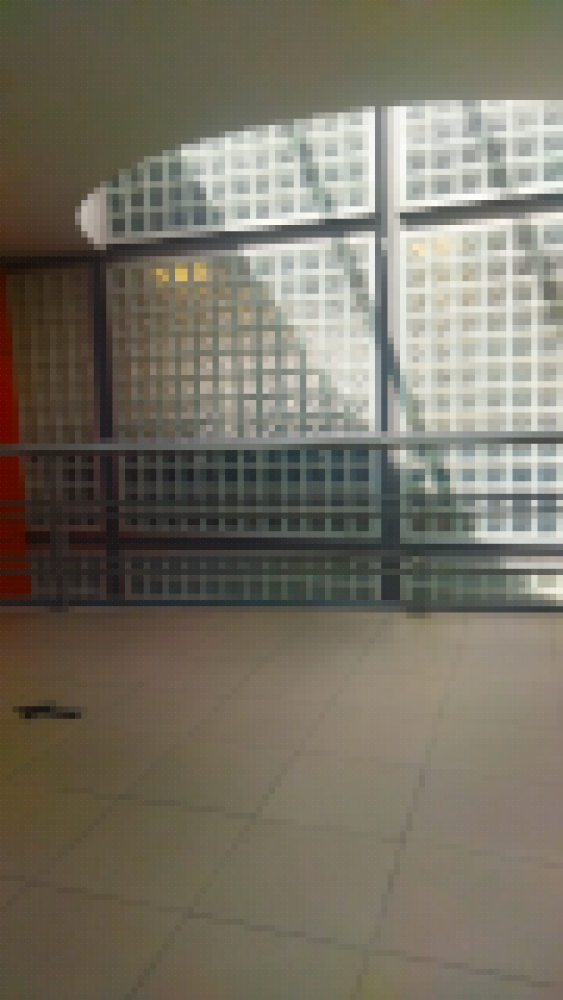
#> input picture test_images/foto-modificada.jpeg, 2250 x 4000 px (shown at 1/4 size)
$ python -i report_generator.py   (imports and definitions only)
#> lines starting #> are read from the running program, lines starting #| are printed output that depends on the picture
import cv2
import numpy as np
import base64
from io import BytesIO
from PIL import Image

class ReportGenerator:
    """
    Genera un reporte visual (imagen con zonas resaltadas)
    y un reporte textual con los resultados de los analizadores.
    """

    def __init__(self):
        pass

    def overlay_masks(self, orig_bgr, masks, alpha=0.4):
        """
        Superpone las máscaras de las zonas sospechosas sobre la imagen original.
        """
        overlay = orig_bgr.copy()
        for mask, color in masks:
            # Ajustar tamaño si la máscara no coincide
            if mask.shape[:2] != orig_bgr.shape[:2]:
                mask = cv2.resize(mask, (orig_bgr.shape[1], orig_bgr.shape[0]))
            colored = np.zeros_like(orig_bgr)
            colored[:, :] = color
            mask3 = (mask > 0).astype('uint8')[:, :, None]
            overlay = np.where(mask3, cv2.addWeighted(overlay, 1 - alpha, colored, alpha, 0), overlay)
        return overlay

    def to_base64(self, image_bgr):
        """
        Convierte una imagen BGR en cadena base64 para mostrar en HTML.
        """
        rgb = cv2.cvtColor(image_bgr, cv2.COLOR_BGR2RGB)
        pil = Image.fromarray(rgb)
        buf = BytesIO()
        pil.save(buf, format='PNG')
        return base64.b64encode(buf.getvalue()).decode('ascii')

    def generate(self, orig_bgr, results):
        """
        Combina resultados de análisis en un reporte visual y textual.
        """
        masks = []
        if "suspicious_mask" in results:
            masks.append((results["suspicious_mask"], (0, 0, 255)))  # rojo
        if "ela_mask" in results:
            masks.append((results["ela_mask"], (0, 255, 255)))  # amarillo

        overlay = self.overlay_masks(orig_bgr, masks)
        img_b64 = self.to_base64(overlay)

        text = {
            "cloning_count": results.get("cloning_count", 0),
            "cloning_confidence": results.get("cloning_confidence", 0.0),
            "ela_confidence": results.get("ela_confidence", 0.0),
            "metadata": results.get("metadata", {})
        }

        return {"image_base64": img_b64, "text_report": text}

>>> import cv2
>>> picture = cv2.imread('../../test_images/foto-modificada.jpeg', cv2.IMREAD_GRAYSCALE)
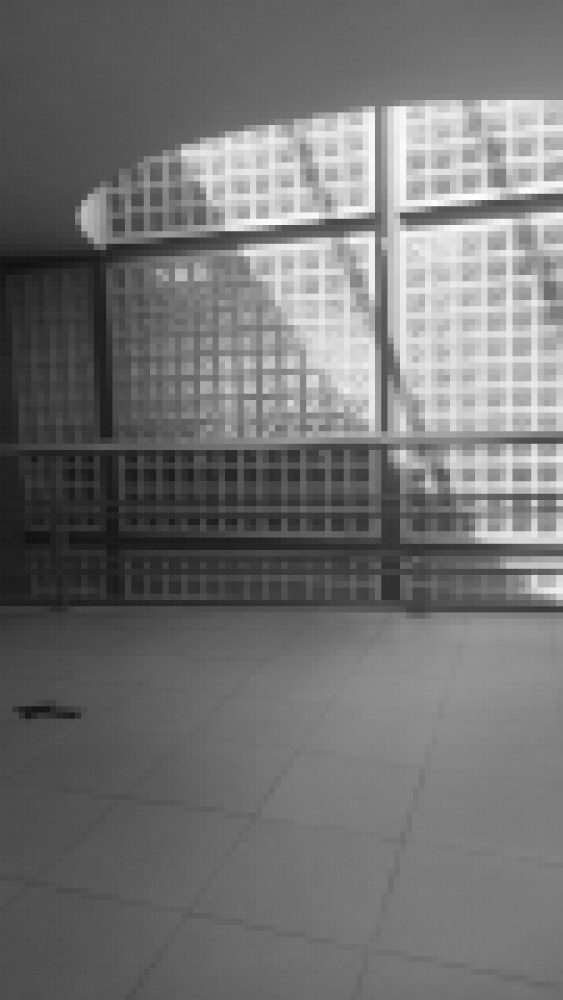
#> picture: shape (4000, 2250) (shown at 1/4 size); min 15, max 255, mean 114.4
>>> result = ReportGenerator().generate(picture, 'out.png')
#> (the run stopped early here; a loop or call above may not have finished)

$ run again, on test_images/imagen-con-filtro.jpeg
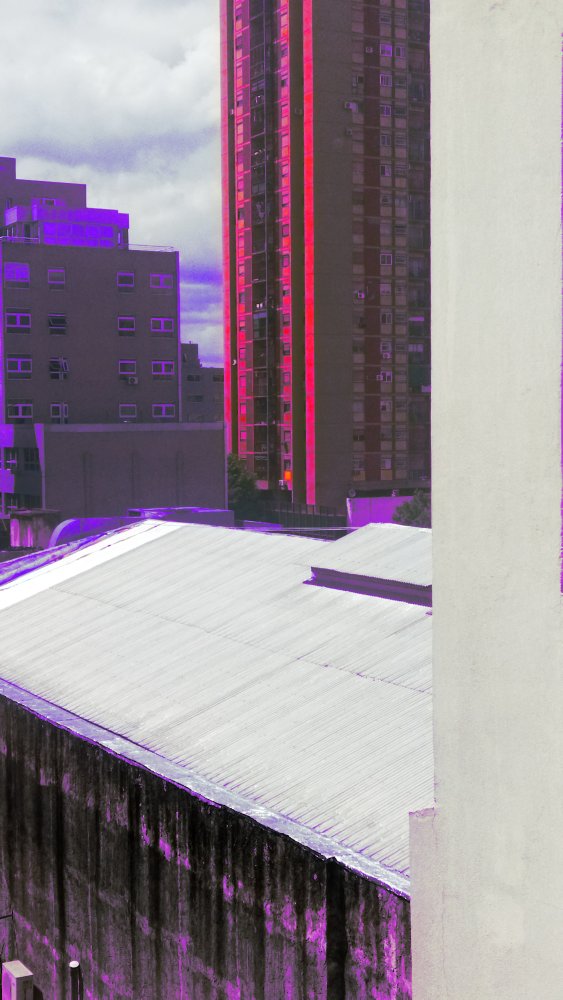
#> input picture test_images/imagen-con-filtro.jpeg, 2250 x 4000 px (shown at 1/4 size)
#> `picture = cv2.imread('../../test_images/foto-modificada.jpeg', cv2.IMR..`:
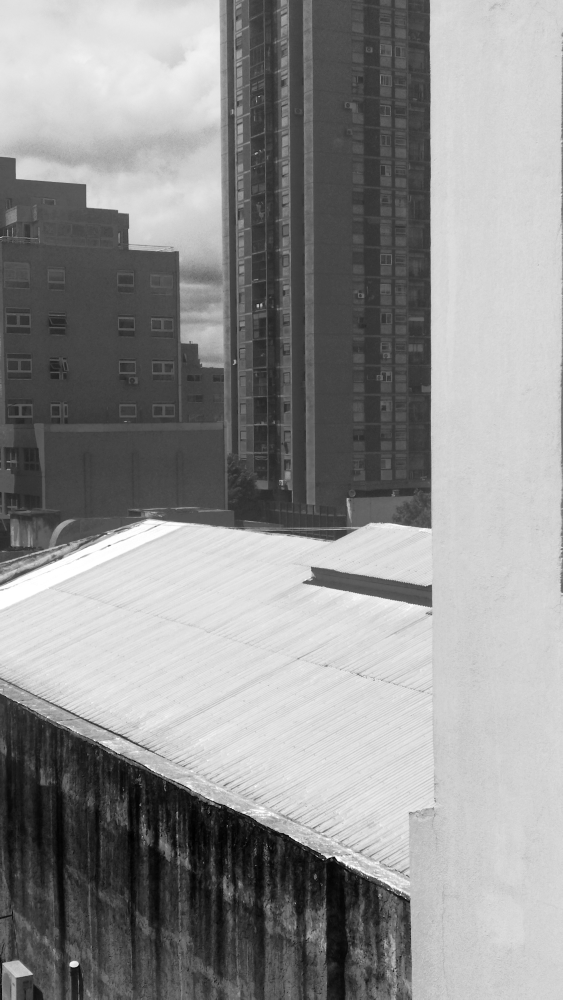
#> picture: shape (4000, 2250) (shown at 1/4 size); min 0, max 255, mean 144.2
